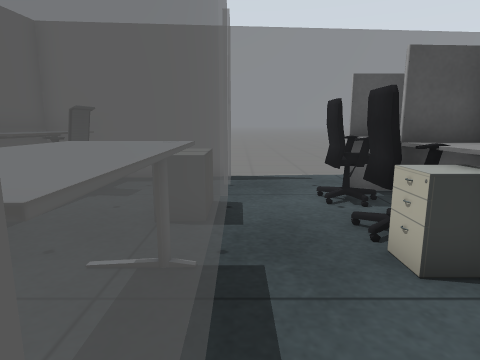
view 1 (above)

18 first-person views from a walk through a Gazebo world. The camera is 0.9 m above the floor, tilts 10° down and sees 75° across. The floor is counted in squares, 0.5 m on a side. Each view is taken from the middle of a square. On the plan, view 1 faces up. The plan holds only what a view shows up to about 16 squares ahead; the rest is blank. Robots are left out. Some surface patterns are stand-ins.

view 2
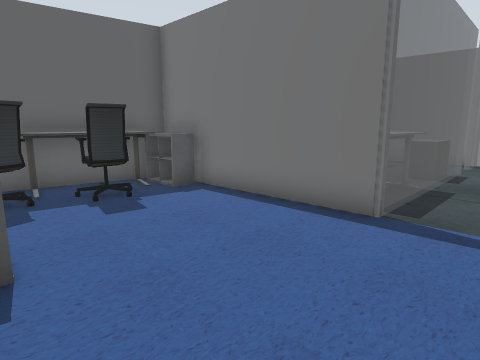

view 3
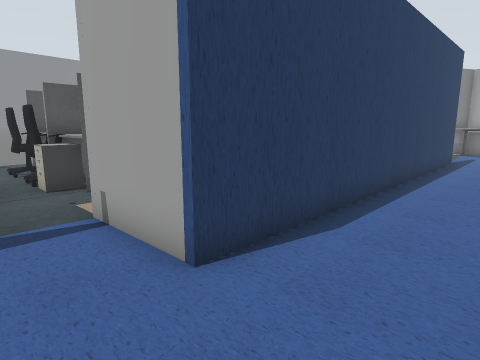

view 4
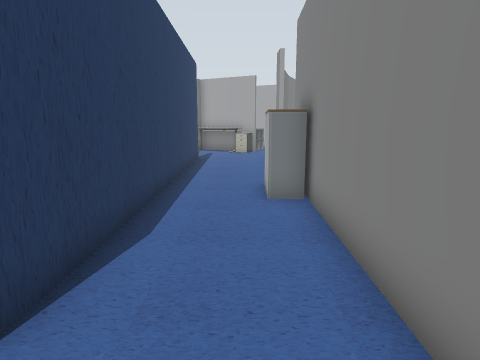

view 5
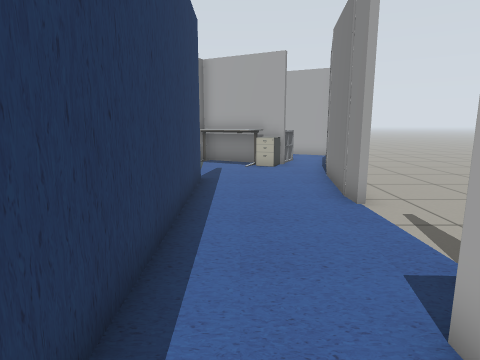

view 6
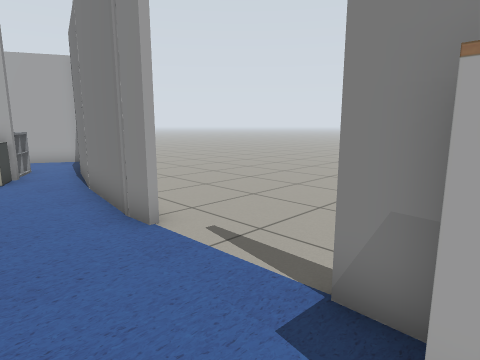

view 7
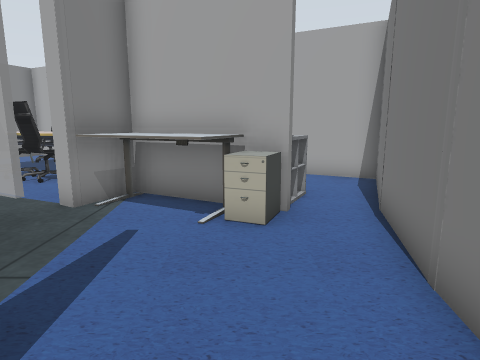

view 8
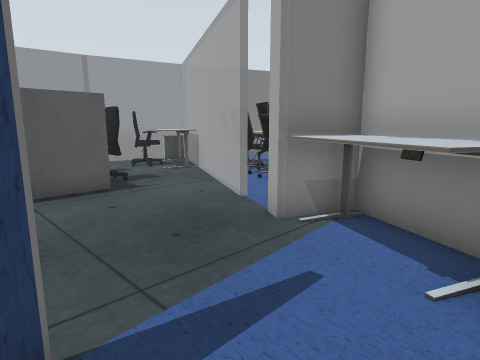

view 9
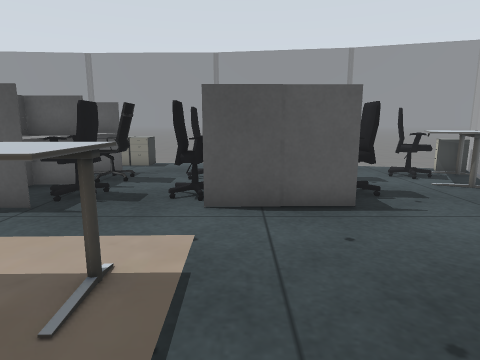

view 10
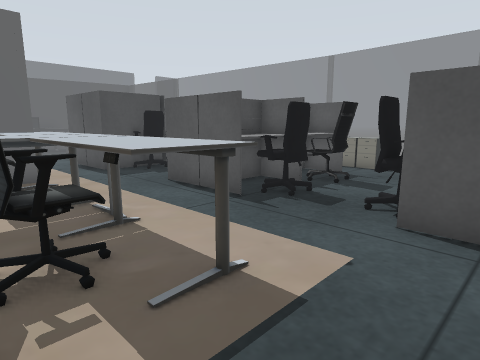

view 11
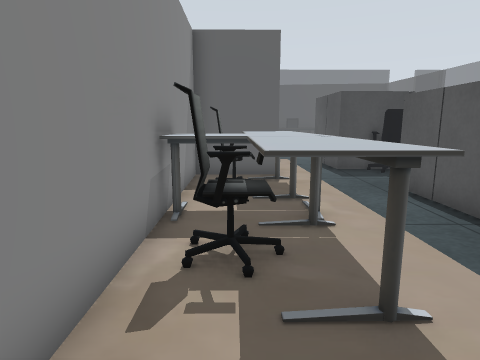

view 12
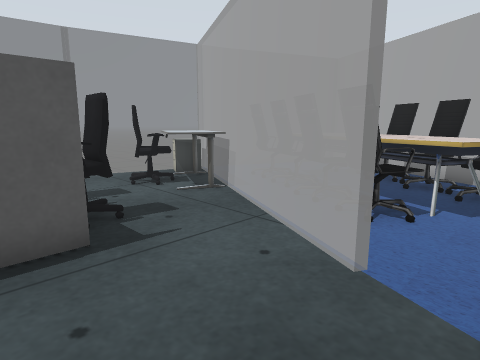

view 13
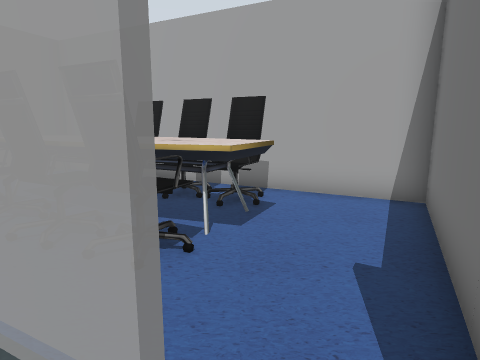

view 14
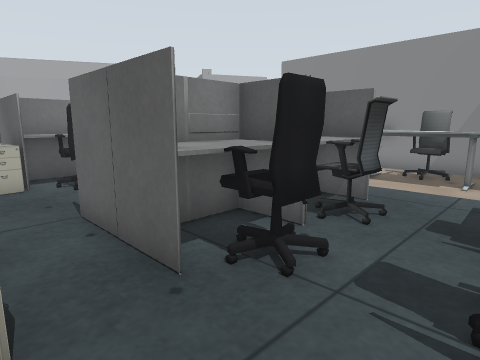

view 15
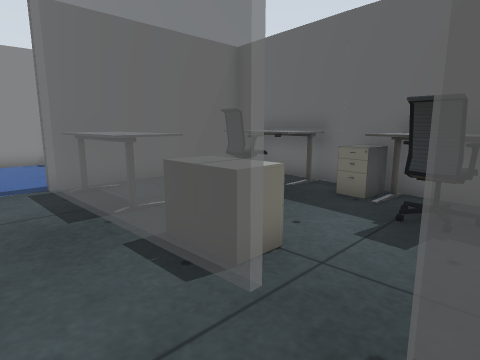

view 16
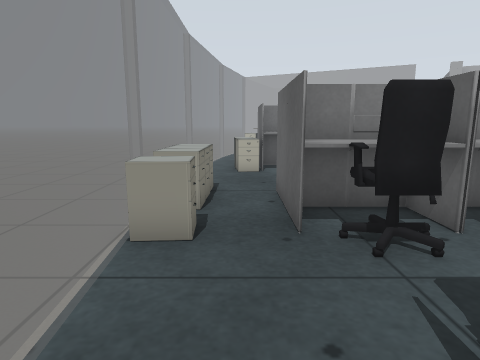

view 17
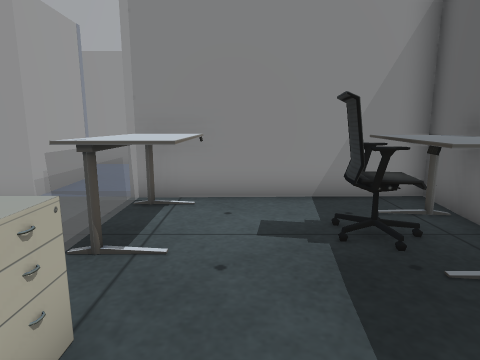

view 18
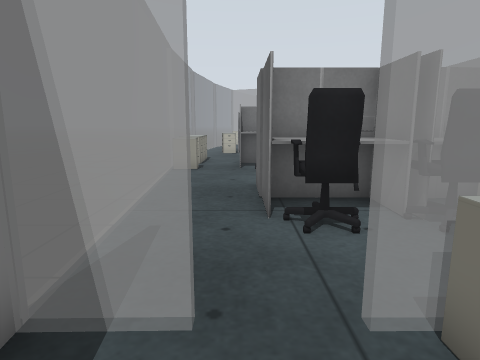

### Floor plan
Key: @ floor where view 1 was taken; # wall or solid block; . floor; = window, fence, low wall or low ledge; T table; C office chair; H chest of drawers; S shelf; A cabinet; O other object.
Columns run from 9 left of view 1 to 34 right of it. Each row starts with its distance up from view 1.
 13          ...............          ...
 12          ......==============    ....
 11     #####======....H.HHH.....== ==...
 10    TT....=................HHO   ..===
  9   #TCC.............OOOO....HOO ...TH ###
  8   #TCC...=..COOCC.CCO OC..COOO ..CCT .  ###
  7   #HH...H..CCOOCC..CO CC..COOO ..CT CC  ..##
  6   #H....H...COOO...COOO...CO  C..TT CCT ..##
  5   #T.....=.CCOOCC.CCOOCC..CO  C... CCCTOO #
  4   #T...TT..HHOOC...COOO...COOO.... CCTTOO##
  3   TTC..TT...OOOO................. CCCTTCC#
  2   TT...TT....................... .CCTTCC#
  1  # ....TT... ...........TT...... .CCTCCC#
  0  ########@.#     .TTTTTTTT.........TTCC#
 -1  #SS.......#     .CCCTTCCT.....#.......#
 -2  #TC.......#     ..C TTCC......T##....##
 -3  TTC.......################...TT#O##..#
 -4  TT...........................TTO  ####
 -5 #.CC...... ...................H#
 -6      SSS.. ......AA............SS
 -7         ############....#####.......#
 -8                     ........####...##
 -9                     .........  #####
-10                      ..........   ##
-11                       .........

Positions as (right, up) in squares from view 1, and headings:
1: (0, 0), facing up
2: (2, -6), facing up-left
3: (0, -6), facing up-right
4: (0, -5), facing right
5: (7, -4), facing right
6: (9, -4), facing down-right
7: (15, -5), facing right
8: (17, -5), facing up-right
9: (18, -3), facing up
10: (19, -2), facing up-left
11: (19, -1), facing left
12: (19, -1), facing up-right
13: (21, 0), facing right
14: (7, 11), facing down-right
15: (2, 10), facing down-left
16: (5, 10), facing right
17: (-3, 8), facing down
18: (-3, 9), facing right
